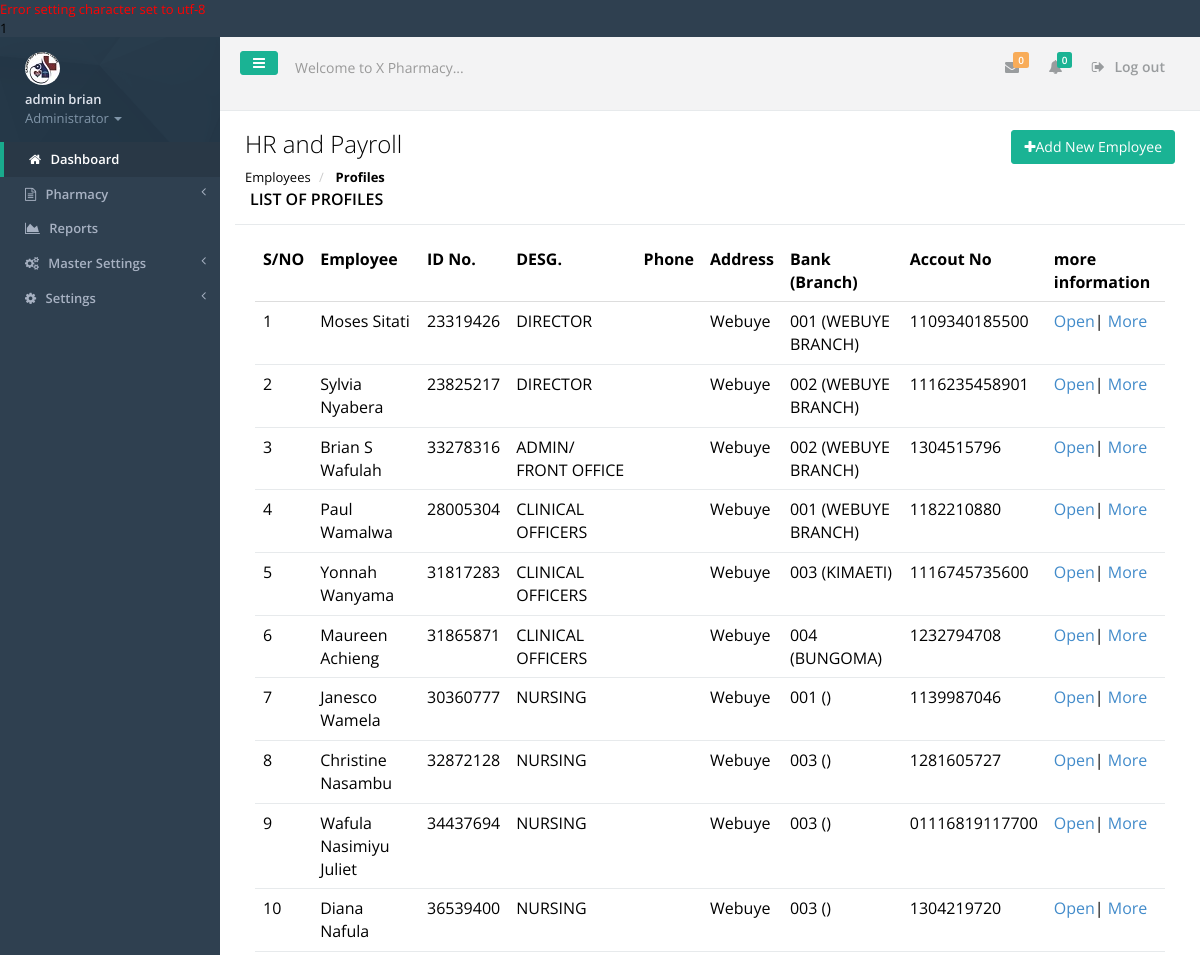
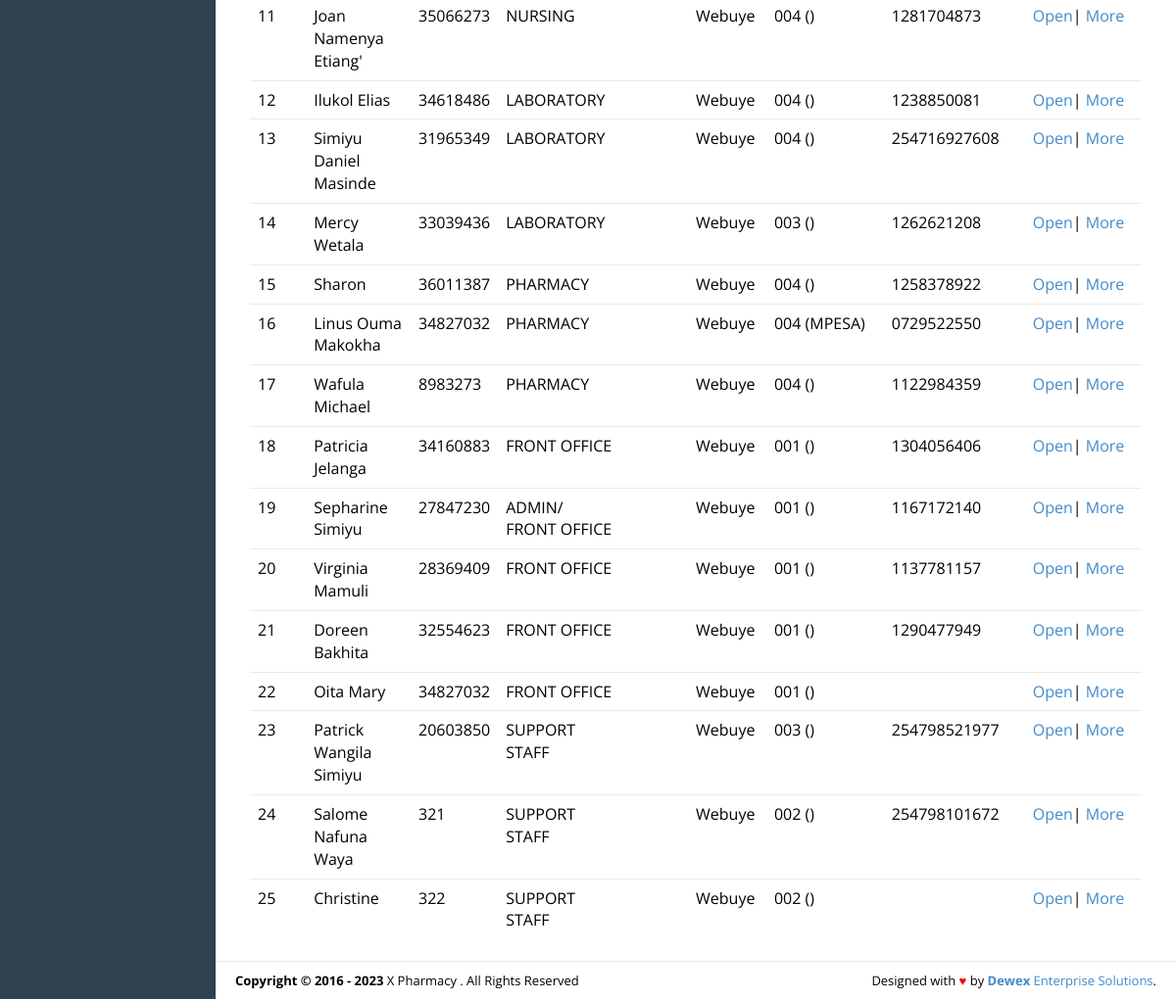
The app's page /employees.php (signed in) with its own data (2 pictures, top to bottom).
### tables this page shows
CREATE TABLE IF NOT EXISTS `tbl_users` (
  `id` int(11) NOT NULL,
  `f_name` varchar(30) NOT NULL,
  `s_name` varchar(30) NOT NULL,
  `id_no` varchar(30) NOT NULL,
  `email` varchar(30) NOT NULL,
  `phone` varchar(15) NOT NULL,
  `password` varchar(200) NOT NULL,
  `user_l` varchar(50) NOT NULL,
  `profile_image` varchar(45) NOT NULL,
  `active` varchar(30) NOT NULL
);

CREATE TABLE IF NOT EXISTS `tbl_settings` (
  `settings_id` int(11) NOT NULL,
  `slogan` varchar(100) NOT NULL,
  `l_status` varchar(10) NOT NULL,
  `system_name` varchar(30) NOT NULL,
  `campaigner_name` varchar(30) NOT NULL,
  `campaigner_short_name` varchar(30) NOT NULL,
  `campaign_location` varchar(30) NOT NULL,
  `seat` varchar(30) NOT NULL,
  `inst_date` varchar(15) NOT NULL,
  `photo` varchar(30) NOT NULL,
  `photo_size` varchar(10) NOT NULL,
  `photo_type` varchar(20) NOT NULL,
  `custom_reply_msg` varchar(500) NOT NULL,
  `address` varchar(50) NOT NULL,
  `phone` varchar(30) NOT NULL,
  `email` varchar(30) NOT NULL
);

CREATE TABLE IF NOT EXISTS `tbl_employees` (
  `emp_id` int(11) NOT NULL,
  `emp_fname` varchar(50) NOT NULL,
  `emp_onames` varchar(50) NOT NULL,
  `emp_basicsalary` int(20) NOT NULL,
  `emp_designation` varchar(50) NOT NULL,
  `emp_idno` varchar(50) NOT NULL,
  `emp_phone` varchar(50) NOT NULL,
  `emp_email` varchar(50) NOT NULL,
  `emp_address` varchar(50) NOT NULL,
  `emp_gender` varchar(50) NOT NULL,
  `emp_marital_status` varchar(50) NOT NULL,
  `emp_dob` date NOT NULL,
  `emp_nationality` varchar(50) NOT NULL,
  `emp_doe` date NOT NULL,
  `emp_bank` varchar(50) NOT NULL,
  `emp_bank_branch` varchar(50) NOT NULL,
  `emp_accountno` varchar(50) NOT NULL,
  `emp_nssfno` varchar(50) NOT NULL,
  `emp_nhifno` varchar(50) NOT NULL,
  `emp_kra` varchar(50) NOT NULL,
  `active` varchar(10) NOT NULL
);

### includes/authenticate.php (called while the page is built, shortened)
<?php
require_once 'inc/auth.php';
$signedemail = $_SESSION['email'];
$adminDetails = mysqli_query($dbconnect,"SELECT * FROM tbl_users WHERE email='$signedemail'");
$dd = mysqli_fetch_assoc($adminDetails);
$sfname = $dd['f_name'];
$ssname = $dd['s_name'];
$user_l = $dd['user_l'];
?>

### inc/auth.php (called while the page is built, shortened)
<?php
include('config.php');
$dbhost = "localhost";
$dbuser = "root";
$dbpass = "";
$dbname = "hms_pharmacy_module";
$dbconnect = new mysqli($dbhost, $dbuser, $dbpass, $dbname);
$get_system_settings = mysqli_query($dbconnect,"SELECT * FROM tbl_settings LIMIT 1");
$smartC = mysqli_fetch_array($get_system_settings);
$smart_name = $smartC['system_name'];
?>

### employees.php (the view, shortened to what this page needs)
<?php include('includes/authenticate.php'); ?>
<?php
	$loggedemp_idno=$sidno;
	?>
<!DOCTYPE html>
<html>
<head>
    <?php include('includes/meta.php');?>
    <link href="css/plugins/dataTables/dataTables.bootstrap.css" rel="stylesheet">
    <link href="css/plugins/dataTables/dataTables.responsive.css" rel="stylesheet">
    <link href="css/plugins/dataTables/dataTables.tableTools.min.css" rel="stylesheet">
</head>
<body>
    <div id="wrapper">
	<?php include('includes/sidebar.php');?>
        <div id="page-wrapper" class="gray-bg">
        <div class="row border-bottom">
			<?php include('includes/top-nav.php'); ?>
        </div>
		<div class="row wrapper border-bottom white-bg page-heading">
			<div class="col-lg-7">
				<h2>HR and Payroll</h2>
				<ol class="breadcrumb">
					<li>
						<a href="employees.php"> Employees</a>
					</li>
					<li class="active">
						<strong>Profiles</strong>
					</li>
				</ol>
			</div>
				<div class="col-lg-5">
						<p class="pull-right"></br>
						<?php if($user_l=='ADMINISTRATOR'){ ?>
						<a href="#register" class="btn-primary btn" data-toggle="modal" title="register">
						<i class="fa fa-plus"></i>Add New Employee
						</a>
						<?php
						}
						?>
						</p>
				</div>
		</div>
                <div class="wrapper wrapper-contentr">
		<div class="row">
              <div class="media-list bg-white rounded shadow-base">
               <div class="card pd-20 pd-xs-30 shadow-base bd-0">
				<div class="col-lg-12">
					<div class="form-group">
					  <h3 class="tx-gray-800 tx-uppercase tx-semibold tx-15 mg-b-25">LIST OF PROFILES</h3>
					</div>
				</div>
				<div class="col-lg-12 ibox-content">
					<div class="table-wrapper">
				<table class="table  ">
				  <thead>
					<tr>
					  <th>S/NO</th>
					  <th>Employee</th>
					  <th>ID No.</th>
					  <th>DESG.</th>
					  <th>Phone</th>
					  <th>Address</th>
					  <th>Bank (Branch)</th>
					  <th>Accout No</th>
					  <th>more information</th>
					</tr>
				  </thead>
				  <tbody>
					  <?php
					  if($user_l=='ADMINISTRATOR'){
							$getEmployees = mysqli_query($dbconnect,"SELECT * FROM tbl_employees");
					  }else{
							$getEmployees = mysqli_query($dbconnect,"SELECT * FROM tbl_employees WHERE emp_idno='$loggedemp_idno'");
					  }
								$No=0;
								while($ge = mysqli_fetch_array($getEmployees)){
									$No = $No+1;
									$firstname =$ge['emp_fname'];
									$onames =$ge['emp_onames'];
									$idno =$ge['emp_idno'];
									$designation =$ge['emp_designation'];
									$ephone=$ge['emp_phone'];
									$eaddress = $ge['emp_address'];
									$ebank = $ge['emp_bank'];
									$bankbranch = $ge['emp_bank_branch'];
									$bankaccount = $ge['emp_accountno'];
										echo "
											<tr>
											  <td>$No</td>
											  <td>$firstname $onames</td>
											  <td>$idno</td>
											  <td>$designation</td>
											  <td>$ephone</td>
											  <td>$eaddress</td>
											  <td>$ebank ($bankbranch)</td>
											  <td>$bankaccount</td>
										";?>
										<td>
								  <a href="employeefullprofile.php?empid=<?php echo $idno;?>">Open</a>|
								  <?php if($user_l=='ADMINISTRATOR'){ ?>
								  <a href="#employees<?php echo $idno;?>" data-toggle="modal" title="Profile">More</a>
									<?php
									include('modals/employees_info.php');
								   }
									?>
								   </td>
											</tr>
									<?php }?>
		<?php include 'includes/footer.php'?>
</body>
</html>

### includes/sidebar.php (shortened to what this page needs)
<nav class="navbar-default navbar-static-side" role="navigation">
            <div class="sidebar-collapse">
                <ul class="nav" id="side-menu">
                    <li class="nav-header">
                        <div class="dropdown profile-element"> <span>
                            <img alt="image" class="img-circle" src="img/profile_small.jpg" />
                             </span>
                            <a data-toggle="dropdown" class="dropdown-toggle" href="#">
                            <span class="clear"> <span class="block m-t-xs"> <strong class="font-bold"><?php echo "$sfname $ssname";?></strong>
                             </span> <span class="text-muted text-xs block">Administrator <b class="caret"></b></span> </span> </a>
                        </div>
                    </li>
                    <li class="active">
                        <a href="index.php"><i class="fa fa-home"></i> <span class="nav-label">Dashboard</span></a>
                    </li>
					<?php
					if($user_l=='PHARMACY'||$user_l=='ADMINISTRATOR'){
					?>
					<li>
                        <a href="#"><i class="fa fa-file-text-o"></i> <span class="nav-label">Pharmacy </span><span class="fa arrow"></span></a>
                    </li>
					<?php
					}
					if($user_l=='ADMINISTRATOR'){
					?>
					 <li>
                        <a href="reports.php"><i class="fa fa-area-chart"></i> <span class="nav-label">Reports</a>
                    </li>
                    <li>
                        <a href="#"><i class="fa fa-cogs"></i> <span class="nav-label">Master Settings</span><span class="fa arrow"></span></a>
                    </li>
                    <li>
                        <a href="#"><i class="fa fa-gear"></i> <span class="nav-label"> Settings</span><span class="fa arrow"></span></a>
                    </li>
					<?php
					}
					?>
                </ul>
            </div>
        </nav>

### includes/top-nav.php (shortened to what this page needs)
<nav class="navbar navbar-static-top" role="navigation" style="margin-bottom: 0">
        <div class="navbar-header">
            <a class="navbar-minimalize minimalize-styl-2 btn btn-primary " href="#"><i class="fa fa-bars"></i> </a>
            <form role="search" class="navbar-form-custom" method="post" action="search_results.html">
                <div class="form-group">
                    <input type="text" placeholder="Welcome to <?php echo $smart_name; ?>..." class="form-control" name="top-search" id="top-search">
                </div>
            </form>
        </div>
            <ul class="nav navbar-top-links navbar-right">
                <li>
                    <a class="count-info" tooltip="Unread" href="#">
                        <i class="fa fa-envelope"></i>  <span class="label label-warning">0</span>
                    </a>
                </li>
                <li>
                    <a class="count-info" data-toggle="dropdowhn" tooltip="Marked Important" href="#">
                        <i class="fa fa-bell"></i>  <span class="label label-primary">0</span>
                    </a>
                 </li>
				<li>
                    <a href="logout.php?logout">
                        <i class="fa fa-sign-out"></i> Log out
                    </a>
                </li>
            </ul>
	</nav>

### includes/footer.php
<div class="footer">
    <div class="pull-right">
        Designed with <span style="color:red">&hearts;</span> by <a href="mailto: isaacwex@gmail.com tel:0729522550" target="_blank" title="We're Dewex Enterprise Solutions" target="_blank" rel="dofollow"><strong>Dewex</strong> Enterprise Solutions</a>.
    </div>
    <div>
        <strong>Copyright &copy; 2016 - <?php echo date('Y'); ?></strong> <?php echo $smart_name; ?> . All Rights Reserved
    </div>
</div>

### records on screen
tbl_users: f_name "admin", s_name "brian"
tbl_settings: top-search "Welcome to X Pharmacy...", system_name "X Pharmacy"
tbl_employees: emp_fname "Moses", emp_onames "Sitati", emp_idno "23319426", emp_designation "DIRECTOR", emp_address "Webuye", emp_bank "001", emp_bank_branch "WEBUYE BRANCH", emp_accountno "1109340185500"
tbl_employees: emp_fname "Sylvia", emp_onames "Nyabera", emp_idno "23825217", emp_designation "DIRECTOR", emp_address "Webuye", emp_bank "002", emp_bank_branch "WEBUYE BRANCH", emp_accountno "1116235458901"
tbl_employees: emp_fname "Brian", emp_onames "S Wafulah", emp_idno "33278316", emp_designation "ADMIN/ FRONT OFFICE", emp_address "Webuye", emp_bank "002", emp_bank_branch "WEBUYE BRANCH", emp_accountno "1304515796"
tbl_employees: emp_fname "Paul", emp_onames "Wamalwa", emp_idno "28005304", emp_designation "CLINICAL OFFICERS", emp_address "Webuye", emp_bank "001", emp_bank_branch "WEBUYE BRANCH", emp_accountno "1182210880"
tbl_employees: emp_fname "Yonnah", emp_onames "Wanyama", emp_idno "31817283", emp_designation "CLINICAL OFFICERS", emp_address "Webuye", emp_bank "003", emp_bank_branch "KIMAETI", emp_accountno "1116745735600"
tbl_employees: emp_fname "Maureen", emp_onames "Achieng", emp_idno "31865871", emp_designation "CLINICAL OFFICERS", emp_address "Webuye", emp_bank "004", emp_bank_branch "BUNGOMA", emp_accountno "1232794708"
tbl_employees: emp_fname "Janesco", emp_onames "Wamela", emp_idno "30360777", emp_designation "NURSING", emp_address "Webuye", emp_bank "001", emp_accountno "1139987046"
tbl_employees: emp_fname "Christine", emp_onames "Nasambu", emp_idno "32872128", emp_designation "NURSING", emp_address "Webuye", emp_bank "003", emp_accountno "1281605727"
tbl_employees: emp_fname "Wafula", emp_onames "Nasimiyu Juliet", emp_idno "34437694", emp_designation "NURSING", emp_address "Webuye", emp_bank "003", emp_accountno "01116819117700"
tbl_employees: emp_fname "Diana", emp_onames "Nafula", emp_idno "36539400", emp_designation "NURSING", emp_address "Webuye", emp_bank "003", emp_accountno "1304219720"
tbl_employees: emp_fname "Joan", emp_onames "Namenya Etiang'", emp_idno "35066273", emp_designation "NURSING", emp_address "Webuye", emp_bank "004", emp_accountno "1281704873"
tbl_employees: emp_fname "Ilukol", emp_onames "Elias", emp_idno "34618486", emp_designation "LABORATORY", emp_address "Webuye", emp_bank "004", emp_accountno "1238850081"
tbl_employees: emp_fname "Simiyu", emp_onames "Daniel Masinde", emp_idno "31965349", emp_designation "LABORATORY", emp_address "Webuye", emp_bank "004", emp_accountno "254716927608"
tbl_employees: emp_fname "Mercy", emp_onames "Wetala", emp_idno "33039436", emp_designation "LABORATORY", emp_address "Webuye", emp_bank "003", emp_accountno "1262621208"
tbl_employees: emp_fname "Sharon", emp_idno "36011387", emp_designation "PHARMACY", emp_address "Webuye", emp_bank "004", emp_accountno "1258378922"
tbl_employees: emp_fname "Linus", emp_onames "Ouma Makokha", emp_idno "34827032", emp_designation "PHARMACY", emp_address "Webuye", emp_bank "004", emp_bank_branch "MPESA", emp_accountno "0729522550"
tbl_employees: emp_fname "Wafula", emp_onames "Michael", emp_idno "8983273", emp_designation "PHARMACY", emp_address "Webuye", emp_bank "004", emp_accountno "1122984359"
tbl_employees: emp_fname "Patricia", emp_onames "Jelanga", emp_idno "34160883", emp_designation "FRONT OFFICE", emp_address "Webuye", emp_bank "001", emp_accountno "1304056406"
tbl_employees: emp_fname "Sepharine", emp_onames "Simiyu", emp_idno "27847230", emp_designation "ADMIN/ FRONT OFFICE", emp_address "Webuye", emp_bank "001", emp_accountno "1167172140"
tbl_employees: emp_fname "Virginia", emp_onames "Mamuli", emp_idno "28369409", emp_designation "FRONT OFFICE", emp_address "Webuye", emp_bank "001", emp_accountno "1137781157"
tbl_employees: emp_fname "Doreen", emp_onames "Bakhita", emp_idno "32554623", emp_designation "FRONT OFFICE", emp_address "Webuye", emp_bank "001", emp_accountno "1290477949"
tbl_employees: emp_fname "Oita", emp_onames "Mary", emp_idno "34827032", emp_designation "FRONT OFFICE", emp_address "Webuye", emp_bank "001"
tbl_employees: emp_fname "Patrick", emp_onames "Wangila Simiyu", emp_idno "20603850", emp_designation "SUPPORT STAFF", emp_address "Webuye", emp_bank "003", emp_accountno "254798521977"
tbl_employees: emp_fname "Salome", emp_onames "Nafuna Waya", emp_idno "321", emp_designation "SUPPORT STAFF", emp_address "Webuye", emp_bank "002", emp_accountno "254798101672"
tbl_employees: emp_fname "Christine", emp_idno "322", emp_designation "SUPPORT STAFF", emp_address "Webuye", emp_bank "002"

### other values on screen
$dbconnect->error() "1"
